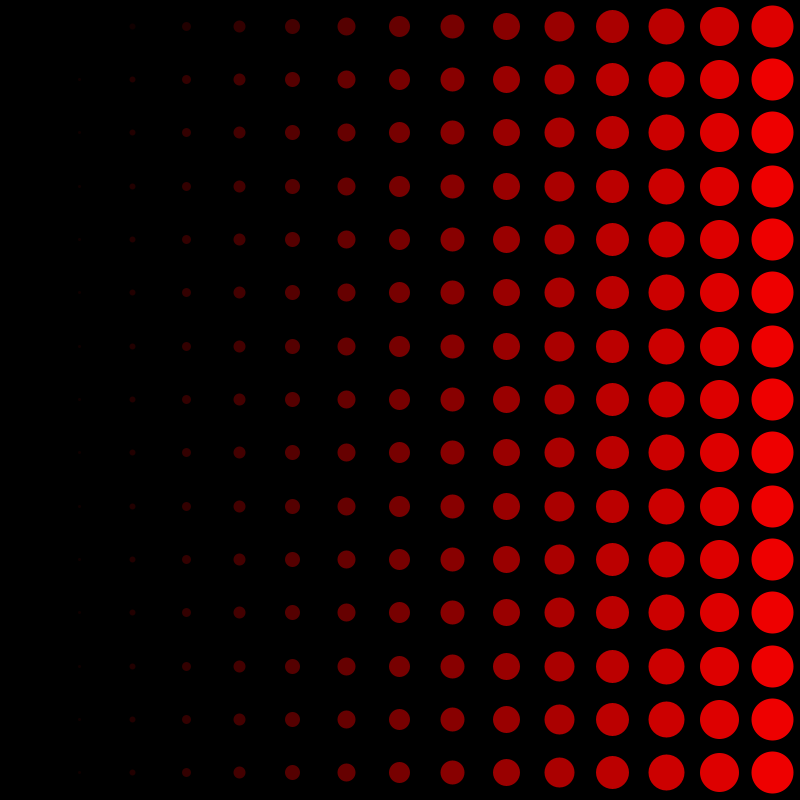
Frame 1 (no input)
Frame 60 (the mouse pressed at the canvas centre just before this capture): identical to frame 1, image omitted
Frame 120 (the mouse held since frame 60 and released just before this capture): identical to frame 1, image omitted

The Processing sketch that drew this single still picture (run headless with seeded random() and noise(); from frame 60 on, the mouse is pressed at the canvas centre):

// Processing sketch: sketch_10
// ── sketch_10.pde
/*
this sketch uses a 2d array of integers. 
looping through a set of nested loops, it 
fills every entry of the array with the same 
size of 15. in the draw loop, based on the 
size saved to the array, it sets the size of 
an ellipse being drawn.

change the sketch so that the circles gradually 
get bigger as the array loops through the 'i' 
dimension. make a second 2D array to hold color 
information and make a color gradient along the 
'i' dimension as well. you might want to map 
color for this. your sketch does not have to 
match exactly, but should have a similar 
gradient in size and color.
*/

int gridW = 15;
int gridH = 15;

int[][] sizes = new int[gridW][gridH];

void setup() {
  size(800, 800);
  noStroke();
  for (int i = 0; i < gridW; i++) {
    for (int j = 0; j < gridH; j++) {
      sizes[i][j] = 15;
    }
  }
}

void draw() {
  background(0);
  for (int i = 0; i < gridW; i++) {
    for (int j = 0; j < gridH; j++) {

      float w = width/gridW;
      float h = height/gridH;
      float xPos = i * width/gridW + w/2;
      float yPos = j * height/gridH + h/2;

      ellipse(xPos, yPos, sizes[i][j]*i/5, sizes[i][j]*i/5);
      float a = map(i, 15, 0, 255,0);
      fill(255,0,0, a);
    }
  }
}
